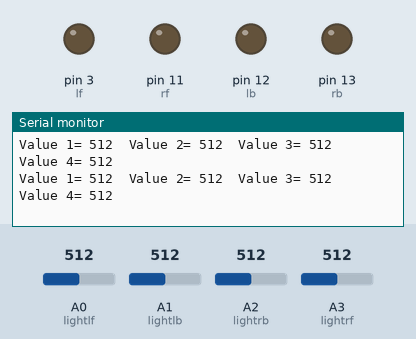
Bench run of a sketch on a simulated Arduino Uno, built with avr-gcc and run on an emulated ATmega328P. Shown: output pins drawn as LEDs (lit = HIGH), the last lines printed to the serial monitor. Inputs (shaded band) come from the test bench; at power-on: A0 (lightlf) = 512, A1 (lightlb) = 512, A2 (lightrb) = 512, A3 (lightrf) = 512.

Above: at 1.2 s.
1.3 s: A0 (lightlf) set to 105
At 1.41 s:
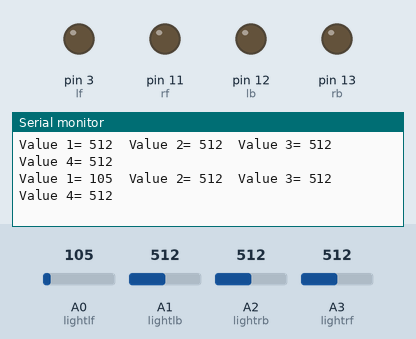
4.3 s: A0 (lightlf) set to 93
At 4.33 s:
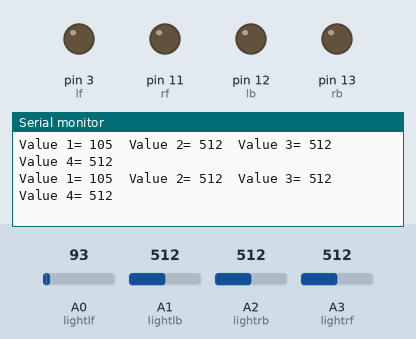
Timing chart, 0 to 7.3 s (numbered marks = the images above; inputs shaded):
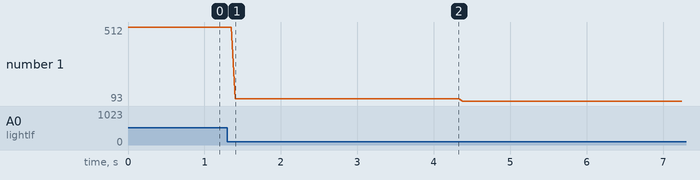

The sketch:

Light_Following_Car.ino
```cpp
int lb = 12;
int rf = 11;
int lf = 3;
int rb = 13;
int lightlf = A0;
int lightlb = A1;
int lightrb = A2;
int lightrf = A3;
int lightval1;
int lightval2;
int lightval3;
int lightval4;


void setup() {
  pinMode(lightlf, INPUT);
  pinMode(lightlb, INPUT);
  pinMode(lightrf, INPUT);
  pinMode(lightrb, INPUT);

  pinMode(lb, OUTPUT);
  pinMode(rf, OUTPUT);
  pinMode(lf, OUTPUT);
  pinMode(rb, OUTPUT);

Serial.begin(9600);


}

void loop() {
 lightval1 = analogRead(lightlf);
 lightval2 = analogRead(lightlb);
 lightval3 = analogRead(lightrf);
 lightval4 = analogRead(lightrb);

Serial.print("Value 1= ");
Serial.print(lightval1);
Serial.print("\t");
Serial.print("Value 2= ");
Serial.print(lightval2);
Serial.print("\t");
Serial.print("Value 3= ");
Serial.print(lightval3);
Serial.print("\t");
Serial.print("Value 4= ");
Serial.print(lightval4);
Serial.println("\t");


}
```

Measured:
- after the input at 1.3 s, the serial monitor: prints a new line after 0.10 s (image 1)
- plotted number 1: 512 → 105 after the input at 1.3 s, 105 → 93 after the input at 4.3 s
